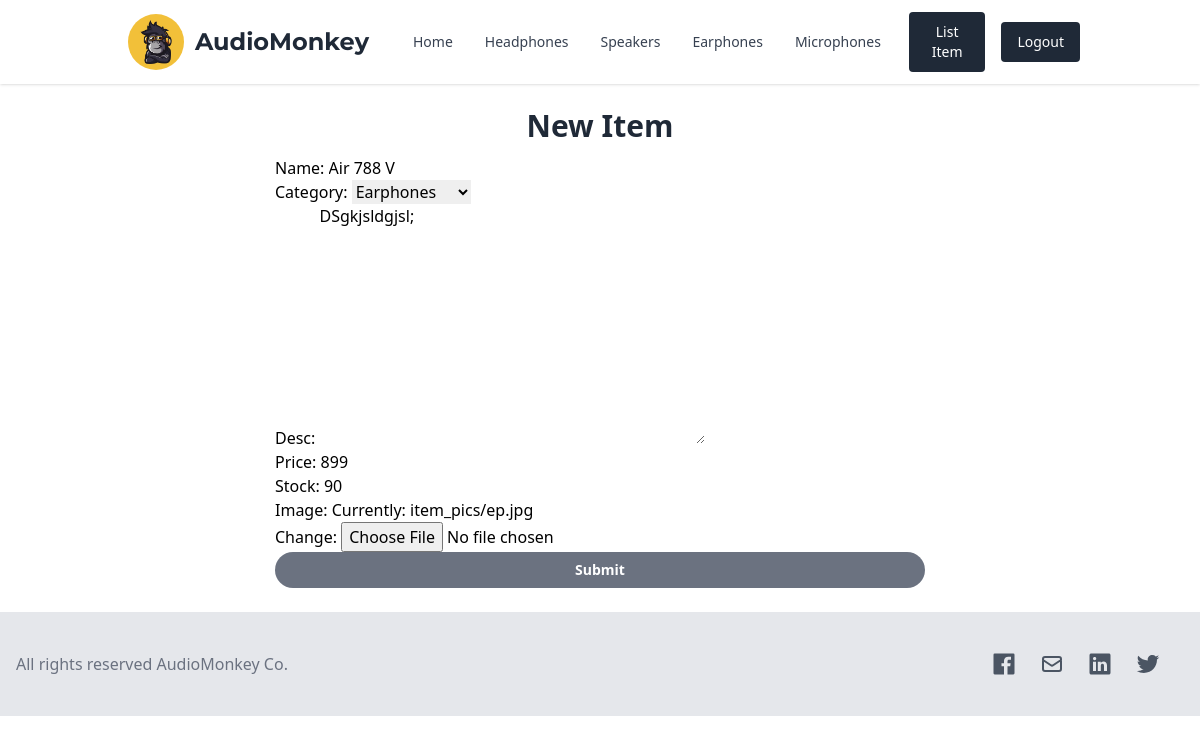
/shop/edit/air-788-v (signed in), run on the app's committed database.
### shop/models.py (models this page shows, shortened)
class Item(models.Model):
    name = models.CharField(max_length=200)
    category = models.CharField(max_length=100, choices=[
        ('headphones', 'Headphones'),
        ('speakers', 'Speakers'),
        ('earphones', 'Earphones'),
        ('microphones', 'Microphones')
    ])
    slug = models.CharField(max_length=100, blank=True)
    desc = models.TextField()
    price = models.IntegerField()
    stock = models.IntegerField(default=10)
    rating = models.IntegerField(default=0, validators=[
        MaxValueValidator(5),
        MinValueValidator(0)
    ])
    image = models.ImageField(upload_to="item_pics")
    date_listed = models.DateTimeField(default=timezone.now)

### shop/views.py (the view)
# urls.py: path('shop/edit/<str:slug>', views.EditItem.as_view(), name='edit-item'),
class EditItem(LoginRequiredMixin, UserPassesTestMixin, UpdateView):
    model = Item
    fields = ['name', 'category', 'desc', 'price', 'stock', 'image']
    template_name = 'shop/item_form.html'
    def test_func(self):
        user = self.request.user
        return True if user.is_superuser else False

### shop/templates/shop/item_form.html
{% extends 'shop/base.html' %} {% load tailwind_filters %} {% block body %}
<div class="w-[650px] mx-auto my-6">
<div class="text-3xl font-bold text-gray-800 text-center mb-3">New Item</div>
  <form method="post" class="w-full" enctype="multipart/form-data">
    {% csrf_token %} {{ form|crispy }}
    <div class="w-full">
        <button
          class="bg-gray-500 hover:bg-gray-700 px-5 py-2 text-sm leading-5 rounded-full font-semibold text-white mx-auto w-full"
          type = "submit"
        >
          Submit
        </button>
    </div>
  </form>
</div>
{% endblock body %}

### data on the page
Item: name "Air 788 V", category "Earphones", desc "DSgkjsldgjsl;", price "899", stock "90"
